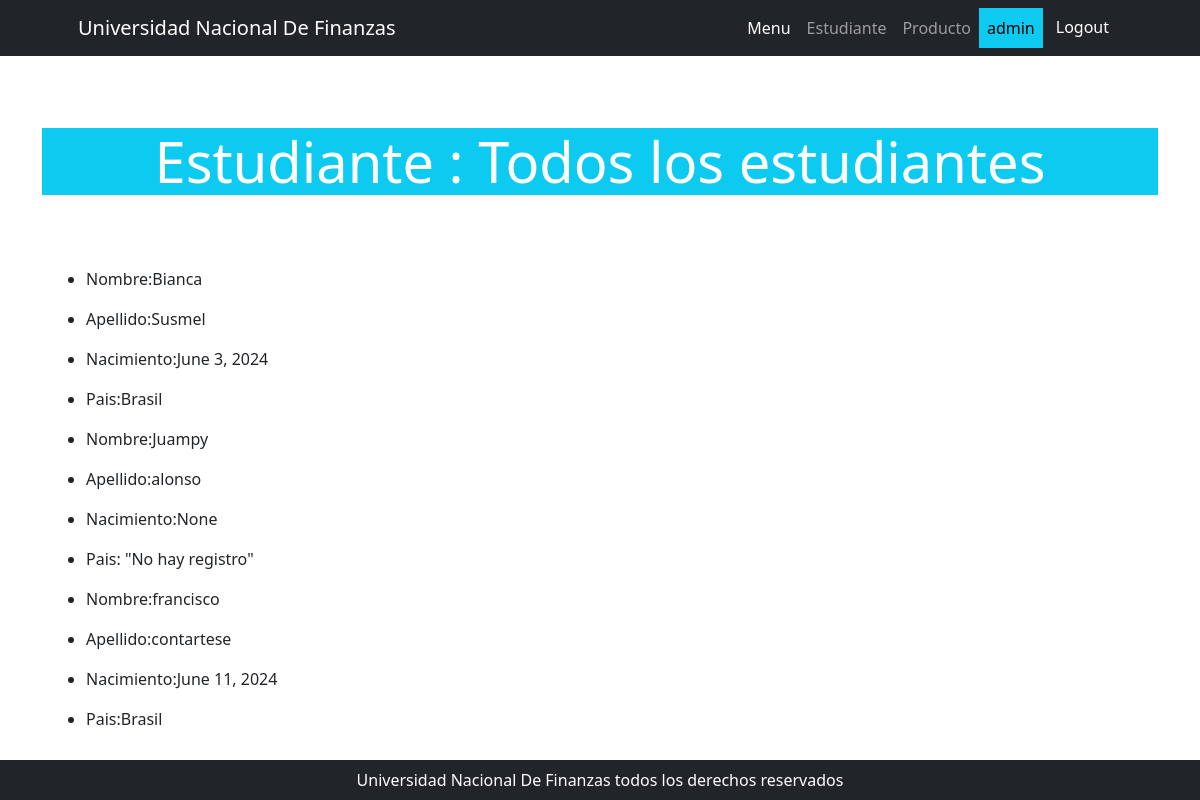
The app's page /estudiante/estudiante/list (signed in) with its own data.
### estudiante/models.py (models this page shows, shortened)
class Estudiante(models.Model):
    nombre = models.CharField(max_length=250)
    apellido = models.CharField(max_length=250)
    nacimiento = models.DateField(null=True, blank=True)
    pais_origen_fk = models.ForeignKey(Pais, on_delete=models.SET_NULL, null=True, blank=True, verbose_name="pais de origen")

class Pais(models.Model):
    nombre = models.CharField(max_length=200, unique=True)
    def __str__(self):
       return self.nombre
    class Meta:
       verbose_name = "país"
       verbose_name_plural = "países"

### estudiante/views.py (the view)
# urls.py: path("estudiante/list", estudiante_list, name= "estudiante_list")
def estudiante_list(request):
    consulta = Estudiante.objects.all()
    contexto = {"estudiantes":consulta}
    return render(request, "estudiante/estudiante_list.html", contexto)

### estudiante/templates/estudiante/estudiante_list.html (shortened to what this page needs)
{% extends 'core/base.html' %}
{% block body_title %}
 Estudiante : Todos los estudiantes
{% endblock body_title %}
{% block content %}
{% for estudiante in estudiantes %}
<ul>
    <li><p>Nombre:{{ estudiante.nombre}}</p></li>
    <li><p>Apellido:{{ estudiante.apellido}}</p></li>
    <li><p>Nacimiento:{{ estudiante.nacimiento}}</p></li>
    {% if estudiante.pais_origen_fk %}
    <li><p>Pais:{{ estudiante.pais_origen_fk}}</p></li>
    {% else %}
    <li><p>Pais: "No hay registro"</p></li>
    {% endif %}
</ul>
{% endfor %}
{% endblock content %}

### core/templates/core/components/navbar.html (shortened to what this page needs)
 <nav class="navbar navbar-expand-lg navbar-dark bg-dark">
    <div class="container px-5">
        <a class="navbar-brand" href="#!">Universidad Nacional De Finanzas</a>
        <div class="collapse navbar-collapse" id="navbarSupportedContent">
            <ul class="navbar-nav ms-auto mb-2 mb-lg-0">
                <li class="nav-item"><a class="nav-link active" aria-current="page" href="{% url 'core:index' %}">Menu</a></li>
                {% if user.is_authenticated %}
                <li class="nav-item"><a class="nav-link" href="{% url 'estudiante:index' %}">Estudiante</a></li>
                <li class="nav-item"><a class="nav-link" href="{% url 'producto:index' %}">Producto</a></li>
                <li class="nav-item">
                    <a class="nav-link text-bg-info">{{ user.username}}</a>
                </li>
                <li class="nav-item">
                    <form action="{% url 'core:logout' %}" method="post">
                         <button type="submit" class="btn btn-dark">Logout</button>
                    </form>
                </li>
                {% endif %}
            </ul>
        </div>
    </div>
</nav>

### records on screen
Estudiante: nombre "Bianca", apellido "Susmel", nacimiento "June 3, 2024", pais_origen_fk "Brasil"
Estudiante: nombre "Juampy", apellido "alonso", nacimiento "None", shows "Pais: \"No hay registro\""
Estudiante: nombre "francisco", apellido "contartese", nacimiento "June 11, 2024", pais_origen_fk "Brasil"

### other values on screen
{{ user.username }} "admin"
